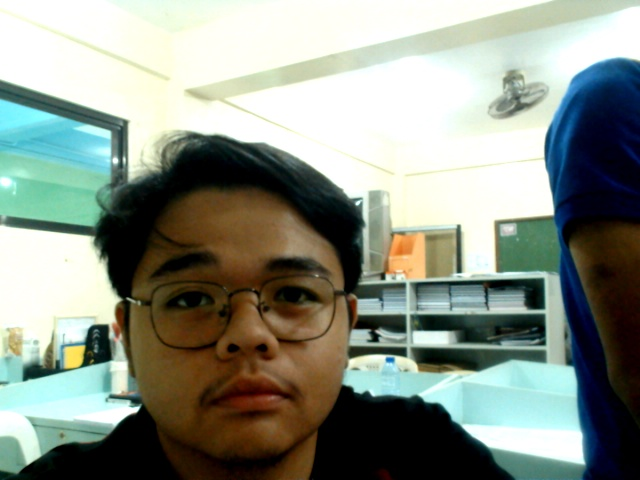
#> input picture LBPH Model/lbph-train/train-images/0/image0002.jpg, 640 x 480 px, given in place of image00431.jpg, which was not available
$ python load_model_image.py
#> lines starting #> are read from the running program, lines starting #| are printed output that depends on the picture; pictures that were not available may be replaced by others from this repository, and a replacement may not be noted
### LBPH Model/faceRecognition.py
import numpy as np
import cv2
import os


#Face detection is done
def faceDetection(test_img):
    gray_img=cv2.cvtColor(test_img,cv2.COLOR_BGR2GRAY)
    face_haar=cv2.CascadeClassifier(r'C:\Users\Niels\Desktop\Programming\Initial Program\LBPH Model\haarcascade_frontalface_default.xml') #Give path to haar classifier as i have given
    faces=face_haar.detectMultiScale(gray_img,scaleFactor=1.2,minNeighbors=3)
    return faces,gray_img

#Labels for training data has been created

# [34 lines left out: functions labels_for_training_data, train_classifier, not called in this run]


#Drawing a Rectangle on the Face Function
def draw_rect(test_img,face):
    (x,y,w,h)=face
    cv2.rectangle(test_img,(x,y),(x+w,y+h),(0,255,0),thickness=3)

#Putting text on images
def put_text(test_img,text,x,y):
    cv2.putText(test_img,text,(x,y),cv2.FONT_HERSHEY_DUPLEX,3,(255,0,0),6)


### LBPH Model/load_model_image.py
import numpy as np
import cv2
import os

import faceRecognition as fr
print (fr)

test_img=cv2.imread(r'C:\Users\Niels\Desktop\Programming\Initial Program\LBPH Model\lbph-train\train-images\1\image00431.jpg')      #Give path to the image which you want to test
#> test_img is the input picture: shape (480, 640, 3); mean B, G, R 134.9, 146.1, 138.5


faces_detected,gray_img=fr.faceDetection(test_img)
#> in faceDetection, `gray_img=cv2.cvtColor(test_img,cv2.COLOR_BGR2GRAY)`:
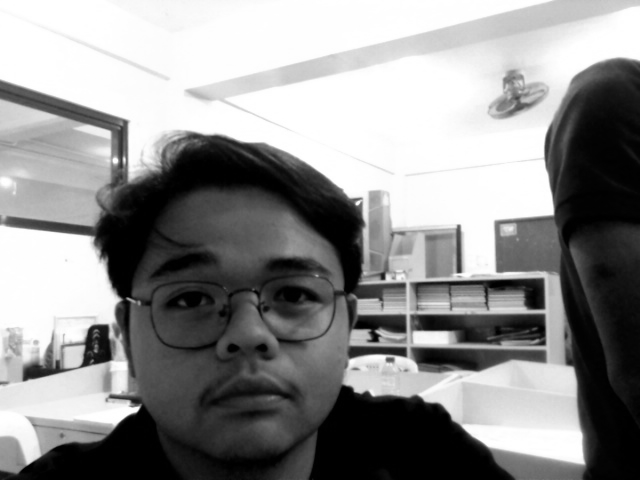
#> gray_img: shape (480, 640); min 0, max 255, mean 142.6
#> in faceDetection, `faces=face_haar.detectMultiScale(gray_img,scaleFactor=1.2,minNeighbors..`: faces = [[19, 333, 25, 25], [119, 195, 247, 247]]
#> faces_detected = [[19, 333, 25, 25], [119, 195, 247, 247]]
print("face Detected: ",faces_detected)
#| face Detected:  [[ 19 333  25  25]
#|  [119 195 247 247]]


face_recognizer=cv2.face.LBPHFaceRecognizer_create()
#> (the run stopped early here; a loop or call above may not have finished)

$ run again, on LBPH Model/lbph-train/train-images/1/image0004.jpg
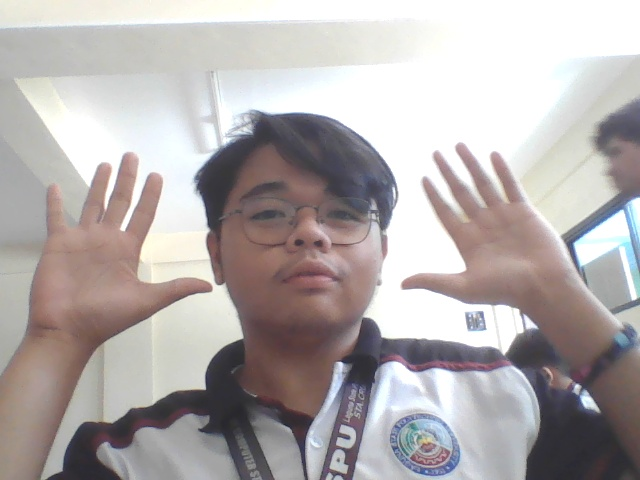
#> input picture LBPH Model/lbph-train/train-images/1/image0004.jpg, 640 x 480 px, given in place of image00431.jpg, which was not available
#> test_img is the input picture: shape (480, 640, 3); mean B, G, R 172.4, 172.8, 178.8
#> in faceDetection, `gray_img=cv2.cvtColor(test_img,cv2.COLOR_BGR2GRAY)`:
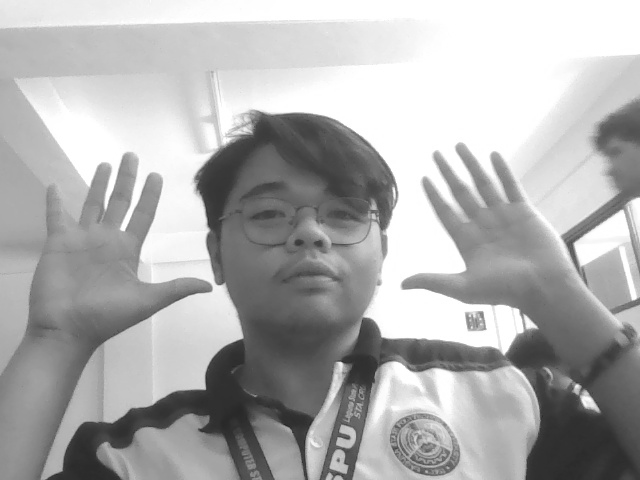
#> gray_img: shape (480, 640); min 37, max 255, mean 174.6
#> faces = [[225, 160, 83, 83]]
#| face Detected:  [[225 160  83  83]]
